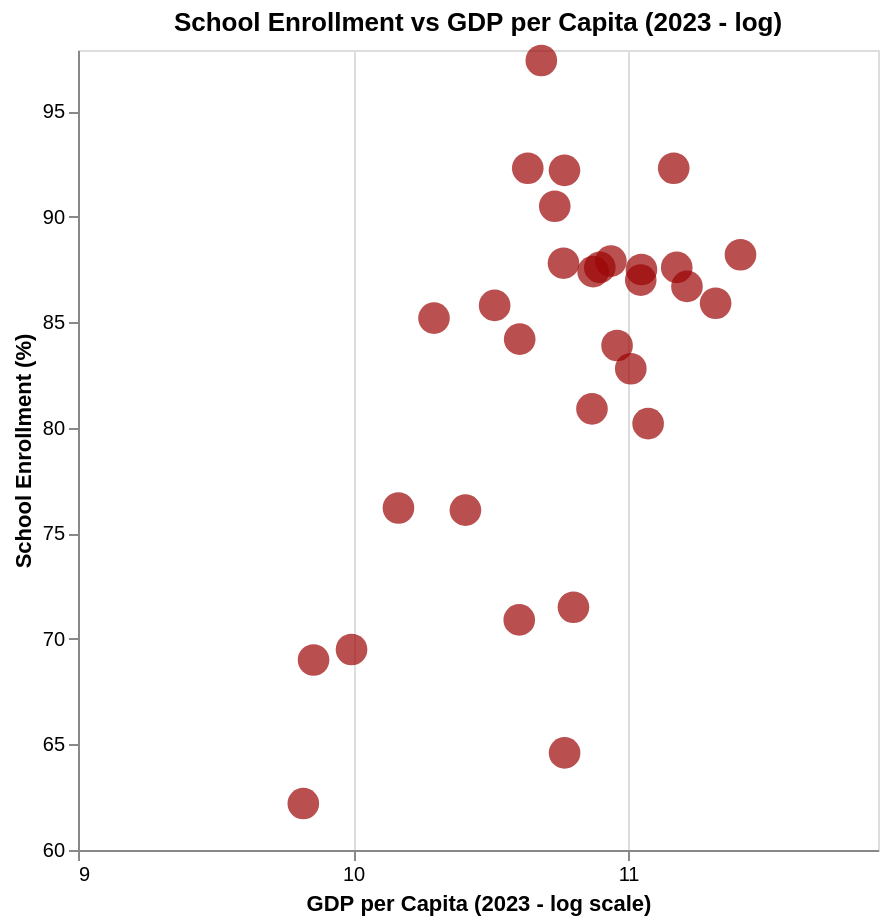

Notebook code for this chart:
### Code cell
chart_gdp4 = scatter_gdp(enrollment_merged_data, 'School Enrollment vs GDP per Capita (2023 - log)', 'School Enrollment (%)', PRESETS["education"]["color"], 60, 5)
chart_gdp4.save("C:\\Users\\lopez\\github\\capp30239\\static_visualization_project\\graphs\\scatter_education_school_enrollment_vs_gdp.png")
chart_gdp4

### Figure 1 — Vega-Lite specification as saved in the notebook (floating-point values rounded to 4 significant figures)
{"config": {"view": {"continuousWidth": 300, "continuousHeight": 300}}, "data": {"name": "data-62dbdc0beedeb0d45f8f04773546978a"}, "mark": {"type": "circle", "color": "#9C0505", "size": 250}, "encoding": {"tooltip": [{"field": "Reference area", "type": "nominal"}, {"field": "OBS_VALUE", "type": "quantitative"}, {"field": "2023", "type": "quantitative"}], "x": {"axis": {"tickMinStep": 1, "values": [9, 10, 11, 12]}, "field": "log_2023", "scale": {"domain": [9, 11.91]}, "title": "GDP per Capita (2023 - log scale)", "type": "quantitative"}, "y": {"axis": {"grid": false, "gridColor": "#fffdfd", "gridOpacity": 0.3, "values": [60, 65, 70, 75, 80, 85, 90, 95]}, "field": "OBS_VALUE", "scale": {"domain": [60, 97.9]}, "title": "School Enrollment (%)", "type": "quantitative"}}, "height": 400, "title": "School Enrollment vs GDP per Capita (2023 - log)", "width": 400, "$schema": "https://vega.github.io/schema/vega-lite/v5.20.1.json", "datasets": {"data-62dbdc0beedeb0d45f8f04773546978a": [{"Reference area": "Australia", "OBS_VALUE": 82.8, "Type": "National Average", "Country Name": "Australia", "Country Code": "AUS", "2023": 60460.0, "log_2023": 11.01}, {"Reference area": "Austria", "OBS_VALUE": 80.2, "Type": "National Average", "Country Name": "Austria", "Country Code": "AUT", "2023": 64390.0, "log_2023": 11.07}, {"Reference area": "Bulgaria", "OBS_VALUE": 76.1, "Type": "National Average", "Country Name": "Bulgaria", "Country Code": "BGR", "2023": 33140.0, "log_2023": 10.41}, {"Reference area": "Brazil", "OBS_VALUE": 69.0, "Type": "National Average", "Country Name": "Brazil", "Country Code": "BRA", "2023": 19080.0, "log_2023": 9.856}, {"Reference area": "Canada", "OBS_VALUE": 83.9, "Type": "National Average", "Country Name": "Canada", "Country Code": "CAN", "2023": 57520.0, "log_2023": 10.96}, {"Reference area": "Switzerland", "OBS_VALUE": 85.9, "Type": "National Average", "Country Name": "Switzerland", "Country Code": "CHE", "2023": 82300.0, "log_2023": 11.32}, {"Reference area": "Chile", "OBS_VALUE": 85.2, "Type": "National Average", "Country Name": "Chile", "Country Code": "CHL", "2023": 29560.0, "log_2023": 10.29}, {"Reference area": "Colombia", "OBS_VALUE": 62.2, "Type": "National Average", "Country Name": "Colombia", "Country Code": "COL", "2023": 18380.0, "log_2023": 9.819}, {"Reference area": "Costa Rica", "OBS_VALUE": 76.2, "Type": "National Average", "Country Name": "Costa Rica", "Country Code": "CRI", "2023": 25980.0, "log_2023": 10.17}, {"Reference area": "Czechia", "OBS_VALUE": 92.2, "Type": "National Average", "Country Name": "Czechia", "Country Code": "CZE", "2023": 47510.0, "log_2023": 10.77}, {"Reference area": "Germany", "OBS_VALUE": 87.0, "Type": "National Average", "Country Name": "Germany", "Country Code": "DEU", "2023": 62690.0, "log_2023": 11.05}, {"Reference area": "Denmark", "OBS_VALUE": 87.6, "Type": "National Average", "Country Name": "Denmark", "Country Code": "DNK", "2023": 71450.0, "log_2023": 11.18}, {"Reference area": "Spain", "OBS_VALUE": 87.8, "Type": "National Average", "Country Name": "Spain", "Country Code": "ESP", "2023": 47340.0, "log_2023": 10.77}, {"Reference area": "Finland", "OBS_VALUE": 87.9, "Type": "National Average", "Country Name": "Finland", "Country Code": "FIN", "2023": 56250.0, "log_2023": 10.94}, {"Reference area": "France", "OBS_VALUE": 87.6, "Type": "National Average", "Country Name": "France", "Country Code": "FRA", "2023": 54020.0, "log_2023": 10.9}, {"Reference area": "United Kingdom", "OBS_VALUE": 80.9, "Type": "National Average", "Country Name": "United Kingdom", "Country Code": "GBR", "2023": 52500.0, "log_2023": 10.87}, {"Reference area": "Greece", "OBS_VALUE": 85.8, "Type": "National Average", "Country Name": "Greece", "Country Code": "GRC", "2023": 36850.0, "log_2023": 10.51}, {"Reference area": "Hungary", "OBS_VALUE": 84.2, "Type": "National Average", "Country Name": "Hungary", "Country Code": "HUN", "2023": 40370.0, "log_2023": 10.61}, {"Reference area": "Israel", "OBS_VALUE": 64.6, "Type": "National Average", "Country Name": "Israel", "Country Code": "ISR", "2023": 47530.0, "log_2023": 10.77}, {"Reference area": "Italy", "OBS_VALUE": 87.4, "Type": "National Average", "Country Name": "Italy", "Country Code": "ITA", "2023": 52730.0, "log_2023": 10.87}, {"Reference area": "Japan", "OBS_VALUE": 90.5, "Type": "National Average", "Country Name": "Japan", "Country Code": "JPN", "2023": 45860.0, "log_2023": 10.73}, {"Reference area": "Korea", "OBS_VALUE": 85.0, "Type": "National Average", "Country Name": null, "Country Code": null, "2023": null, "log_2023": null}, {"Reference area": "Mexico", "OBS_VALUE": 69.5, "Type": "National Average", "Country Name": "Mexico", "Country Code": "MEX", "2023": 21910.0, "log_2023": 9.994}, {"Reference area": "Netherlands", "OBS_VALUE": 92.3, "Type": "National Average", "Country Name": "Netherlands", "Country Code": "NLD", "2023": 70670.0, "log_2023": 11.17}, {"Reference area": "Norway", "OBS_VALUE": 88.2, "Type": "National Average", "Country Name": "Norway", "Country Code": "NOR", "2023": 90090.0, "log_2023": 11.41}, {"Reference area": "New Zealand", "OBS_VALUE": 71.5, "Type": "National Average", "Country Name": "New Zealand", "Country Code": "NZL", "2023": 49080.0, "log_2023": 10.8}, {"Reference area": "Poland", "OBS_VALUE": 97.4, "Type": "National Average", "Country Name": "Poland", "Country Code": "POL", "2023": 43670.0, "log_2023": 10.68}, {"Reference area": "Portugal", "OBS_VALUE": 92.3, "Type": "National Average", "Country Name": "Portugal", "Country Code": "PRT", "2023": 41570.0, "log_2023": 10.64}, {"Reference area": "Romania", "OBS_VALUE": 70.9, "Type": "National Average", "Country Name": "Romania", "Country Code": "ROU", "2023": 40300.0, "log_2023": 10.6}, {"Reference area": "Russia", "OBS_VALUE": 85.4, "Type": "National Average", "Country Name": null, "Country Code": null, "2023": null, "log_2023": null}, {"Reference area": "Sweden", "OBS_VALUE": 87.5, "Type": "National Average", "Country Name": "Sweden", "Country Code": "SWE", "2023": 62850.0, "log_2023": 11.05}, {"Reference area": "Türkiye", "OBS_VALUE": 73.5, "Type": "National Average", "Country Name": null, "Country Code": null, "2023": null, "log_2023": null}, {"Reference area": "United States", "OBS_VALUE": 86.7, "Type": "National Average", "Country Name": "United States", "Country Code": "USA", "2023": 74160.0, "log_2023": 11.21}]}}
